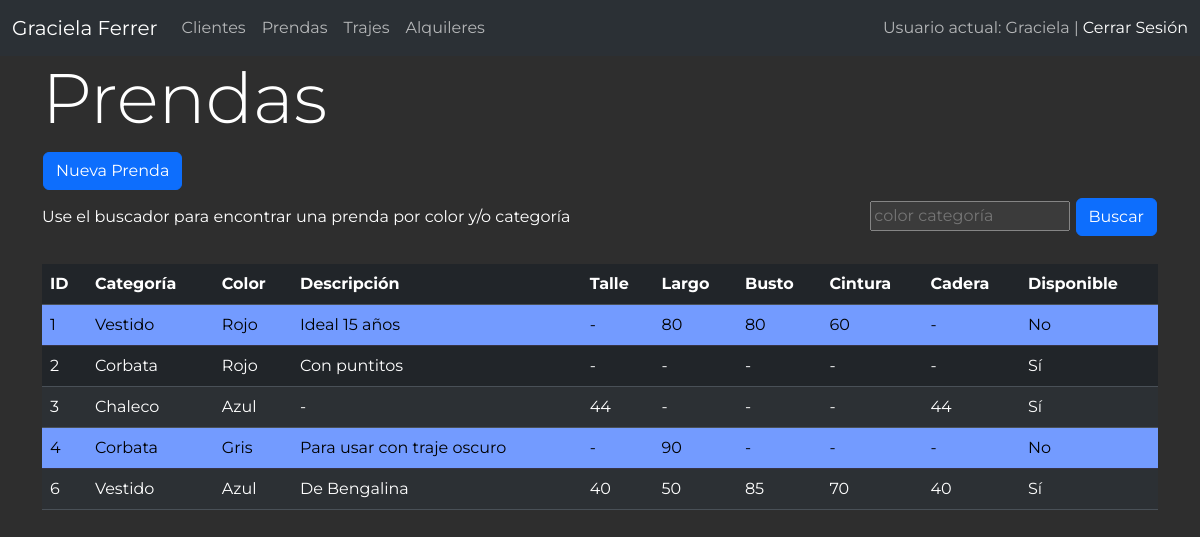
The app's page /prendas/ (signed in) with its own data.
### alquiler/models.py (models this page shows, shortened)
class Prenda(models.Model):
    categoria = models.ForeignKey('Categoria', on_delete=models.CASCADE)
    color = models.ForeignKey('Color', on_delete=models.CASCADE, default=1)
    descripcion = models.TextField(max_length=60, null=True, blank=True)
    busto = models.IntegerField(null=True, blank=True)
    cintura = models.IntegerField(null=True, blank=True)
    cadera = models.IntegerField(null=True, blank=True)
    largo = models.IntegerField(null=True, blank=True, verbose_name='Largo(cm)',)
    talle = models.CharField(max_length=20, null=True, blank=True)
    relacionadas = models.ManyToManyField('self', blank=True, verbose_name='Relacionadas',)
    disponible = models.BooleanField(default=True)
    tintoreria = models.BooleanField(default=False)
    reparacion = models.BooleanField(default=False)
    def nro_articulo(self):
        return self.id
    nro_articulo.short_description = 'Número de Artículo'
    class Meta:
        db_table = 'prenda'
        verbose_name = 'prenda'
        verbose_name_plural = 'prendas'

class Categoria(models.Model):
    nombre = models.CharField(max_length=100)
    descripcion = models.TextField(blank=True)
    def __str__(self):
        return self.nombre
    class Meta:
        db_table = 'categoria'
        verbose_name = 'categiria'
        verbose_name_plural = 'categorias'

class Color(models.Model):
    nombre = models.CharField(max_length=100)
    def __str__(self):
        return self.nombre
    class Meta:
        db_table = 'color'
        verbose_name = 'color'
        verbose_name_plural = 'colores'

### alquiler/views.py (the view)
# urls.py: path('prendas/', views.prendas, name='prendas'),
@login_required
def prendas(request):
    query = request.GET.get('q', '')
    if query:
        terms = query.split()
        filters = Q()
        for term in terms:
            filters &= (Q(categoria__nombre__icontains=term) | Q(color__nombre__icontains=term))
        prendas = Prenda.objects.filter(filters)
    else:
        prendas = Prenda.objects.all()
    return render(request, 'prendas.html', {'prendas': prendas, 'query': query})

### alquiler/templatetags/custom_filters.py (called while the page is built)
@register.filter(name='boolean_to_text')
def boolean_to_text(value):
    return "Sí" if value else "No"

@register.filter
def dash_if_none(value):
    return value if value is not None and value != '' else '-'

### alquiler/templates/prendas.html (shortened to what this page needs)
{% extends 'layout.html' %}
{% load static %}
{% load custom_filters %}
{% block content %}
<main class="container">
    <div class="extremos">
        <h1>Prendas</h1>
    </div>
    <a href="{% url 'nueva_prenda' %}"><button class="btn btn-primary" type="submit">Nueva Prenda</button></a>
    <div class="extremos">
        <span>Use el buscador para encontrar una prenda por color y/o categoría</span>
        <form action="{% url 'prendas' %}" method="get">
            <input type="search" name="q" value="{{ query }}" placeholder="color categoría">
            <button class="btn btn-primary" type="submit">Buscar</button>
        </form>
    </div>
    <br>
    <table id="mi_tabla" class="table table-striped">
        <thead>
            <tr>
                <th scope="col">ID</th>
                <th scope="col">Categoría</th>
                <th scope="col">Color</th>
                <th scope="col">Descripción</th>
                <th scope="col">Talle</th>
                <th scope="col">Largo</th>
                <th scope="col">Busto</th>
                <th scope="col">Cintura</th>
                <th scope="col">Cadera</th>
                <th scope="col">Disponible</th>
            </tr>
        </thead>
        <tbody>
          {% for prenda in prendas %}
          <tr>
              <td>{{ prenda.id }}</td>
              <td>{{ prenda.categoria }}</td>
              <td>{{ prenda.color }}</td>
              <td>{{ prenda.descripcion|dash_if_none }}</td>
              <td>{{ prenda.talle|dash_if_none }}</td>
              <td>{{ prenda.largo|dash_if_none }}</td>
              <td>{{ prenda.busto|dash_if_none }}</td>
              <td>{{ prenda.cintura|dash_if_none }}</td>
              <td>{{ prenda.talle|dash_if_none }}</td>
              <td>{{ prenda.disponible|boolean_to_text }}</td>
          </tr>
          {% endfor %}
        </tbody>
      </table>
</main>
{% endblock %}

### alquiler/templates/layout.html (shortened to what this page needs)
{% load static %}
<!DOCTYPE html>
<html lang="es" data-bs-theme="dark">
<head>
    <link rel="stylesheet" href="https://cdnjs.cloudflare.com/ajax/libs/font-awesome/5.15.3/css/all.min.css">
    <link rel="stylesheet" href="{% static 'css/bootstrap.min.css'%}">
    <link rel="stylesheet" href="{% static 'css/estilo.css' %}">
</head>
<body>
<nav class="navbar navbar-expand-lg bg-body-tertiary">
  <div class="container-fluid">
    <a class="navbar-brand" href="{% url 'index' %}">Graciela Ferrer</a>
    <div class="collapse navbar-collapse" id="navbarText">
      {% if request.user.is_authenticated %}
      <ul class="navbar-nav me-auto mb-2 mb-lg-0">
        <li class="nav-item">
          <a class="nav-link" href="{% url 'clientes' %}">Clientes</a>
        </li>
        <li class="nav-item">
          <a class="nav-link" href="{% url 'prendas' %}">Prendas</a>
        </li>
        <li class="nav-item">
          <a class="nav-link" href="{% url 'trajes' %}">Trajes</a>
        </li>
        <li class="nav-item">
          <a class="nav-link" href="{% url 'lista_alquileres' %}">Alquileres</a>
        </li>
      </ul>
      <span class="navbar-text">
        Usuario actual: {{ user.username }} |
        <a href="{% url 'salir' %}">Cerrar Sesión</a>
      </span>
      {% endif %}
    </div>
  </div>
</nav>
    {% block content %}
    {% endblock %}
</body>
</html>

### alquiler/static/css/estilo.css (style rules this page uses)
body { margin: 0; font-family: 'Montserrat', sans-serif; background-color: #2e2e2e; color: #FFF; background-repeat: no-repeat; background-size: cover; background-attachment: fixed; }
h1 { font-size: 70px; font-weight: 350; }
a { text-decoration: none; }
button { margin: 4px 1px; }
.table-secondary { --bs-table-color:#000; --bs-table-bg:#739bff; --bs-table-border-color:#363346; --bs-table-striped-bg:#739bff; --bs-table-striped-color:#000; --bs-table-active-bg:#739bff; --bs-table-active-color:#000; --bs-table-hover-bg:#739bff; --bs-table-hover-color:#000; color:var(--bs-table-color); border-color:var(--bs-table-border-color) }
.extremos { display: flex; justify-content: space-between; align-items: center; }

### records on screen
Prenda: id "1", categoria "Vestido", color "Rojo", descripcion|dash_if_none "Ideal 15 años", talle|dash_if_none "-", largo|dash_if_none "80", busto|dash_if_none "80", cintura|dash_if_none "60", disponible|boolean_to_text "No"
Prenda: id "2", categoria "Corbata", color "Rojo", descripcion|dash_if_none "Con puntitos", talle|dash_if_none "-", largo|dash_if_none "-", busto|dash_if_none "-", cintura|dash_if_none "-", disponible|boolean_to_text "Sí"
Prenda: id "3", categoria "Chaleco", color "Azul", descripcion|dash_if_none "-", talle|dash_if_none "44", largo|dash_if_none "-", busto|dash_if_none "-", cintura|dash_if_none "-", disponible|boolean_to_text "Sí"
Prenda: id "4", categoria "Corbata", color "Gris", descripcion|dash_if_none "Para usar con traje oscuro", talle|dash_if_none "-", largo|dash_if_none "90", busto|dash_if_none "-", cintura|dash_if_none "-", disponible|boolean_to_text "No"
Prenda: id "6", categoria "Vestido", color "Azul", descripcion|dash_if_none "De Bengalina", talle|dash_if_none "40", largo|dash_if_none "50", busto|dash_if_none "85", cintura|dash_if_none "70", disponible|boolean_to_text "Sí"

### other values on screen
{{ user.username }} "Graciela"
